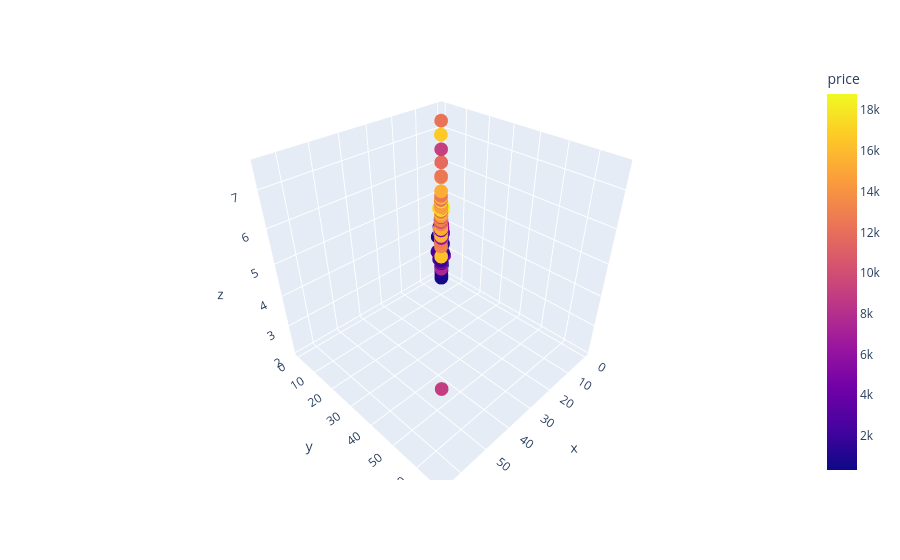

Notebook source saved alongside this figure:
### Code cell
px.scatter_3d(
    df,
    x='x',
    y='y',
    z='z',
    color='price',
    hover_data=['price'],
)

### Figure 1 — Plotly figure (JSON) as saved in the notebook; plotly's stock layout.template omitted (floating-point values rounded to 4 significant figures; data arrays with more than 128 entries replaced by an {"elided": "..."} marker saying what was removed)
{"data": [{"customdata": {"elided": "20000x1 float values"}, "hovertemplate": "x=%{x}<br>y=%{y}<br>z=%{z}<br>price=%{marker.color}<extra></extra>", "legendgroup": "", "marker": {"color": {"elided": "20000 float values"}, "coloraxis": "coloraxis", "symbol": "circle"}, "mode": "markers", "name": "", "scene": "scene", "showlegend": false, "type": "scatter3d", "x": {"elided": "20000 float values"}, "y": {"elided": "20000 float values"}, "z": {"elided": "20000 float values"}}], "layout": {"coloraxis": {"colorbar": {"title": {"text": "price"}}, "colorscale": [[0, "#0d0887"], [0.1111, "#46039f"], [0.2222, "#7201a8"], [0.3333, "#9c179e"], [0.4444, "#bd3786"], [0.5556, "#d8576b"], [0.6667, "#ed7953"], [0.7778, "#fb9f3a"], [0.8889, "#fdca26"], [1, "#f0f921"]]}, "legend": {"tracegroupgap": 0}, "margin": {"t": 60}, "scene": {"domain": {"x": [0, 1], "y": [0, 1]}, "xaxis": {"title": {"text": "x"}}, "yaxis": {"title": {"text": "y"}}, "zaxis": {"title": {"text": "z"}}}}}
